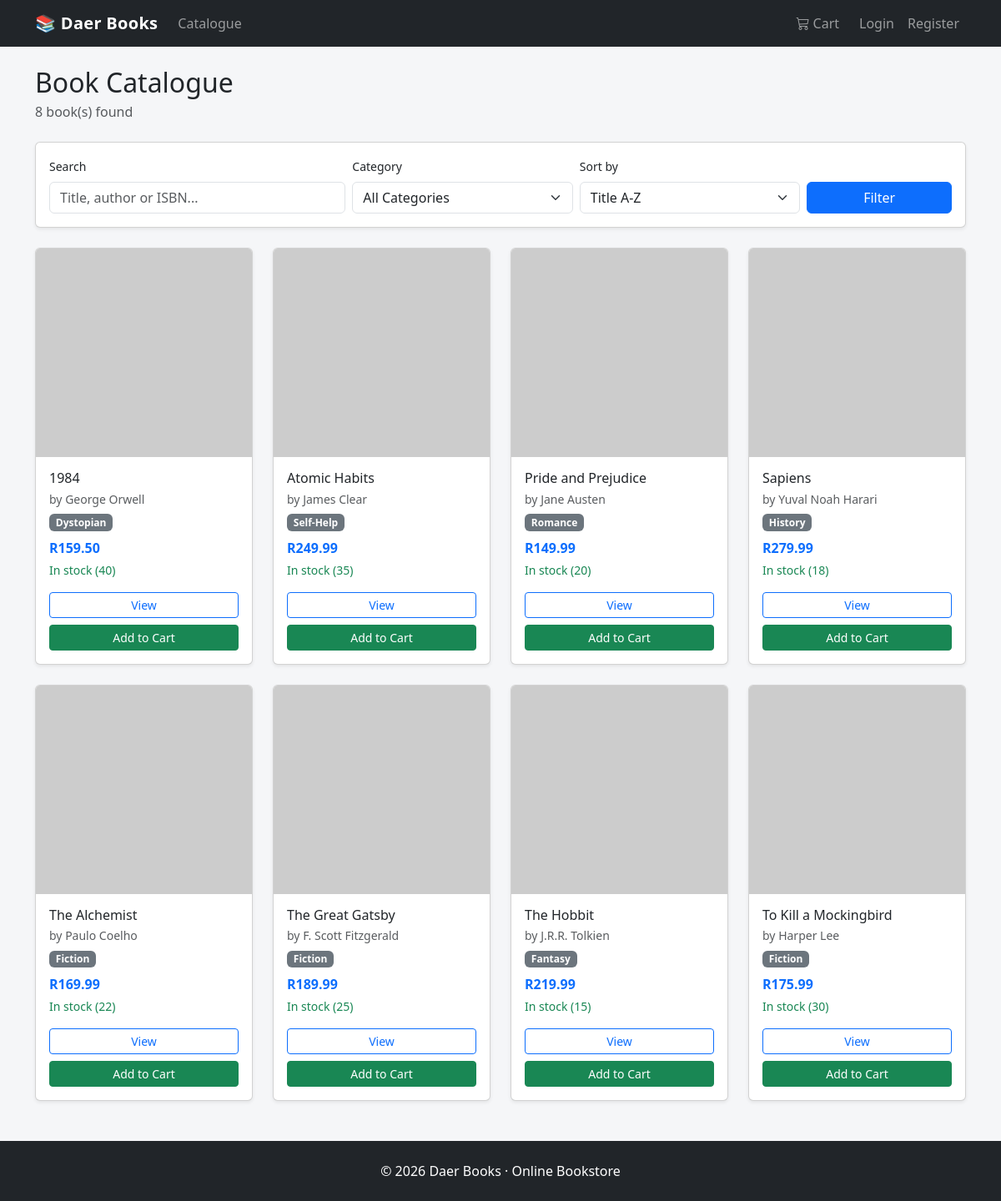
Before: / with the older database file.
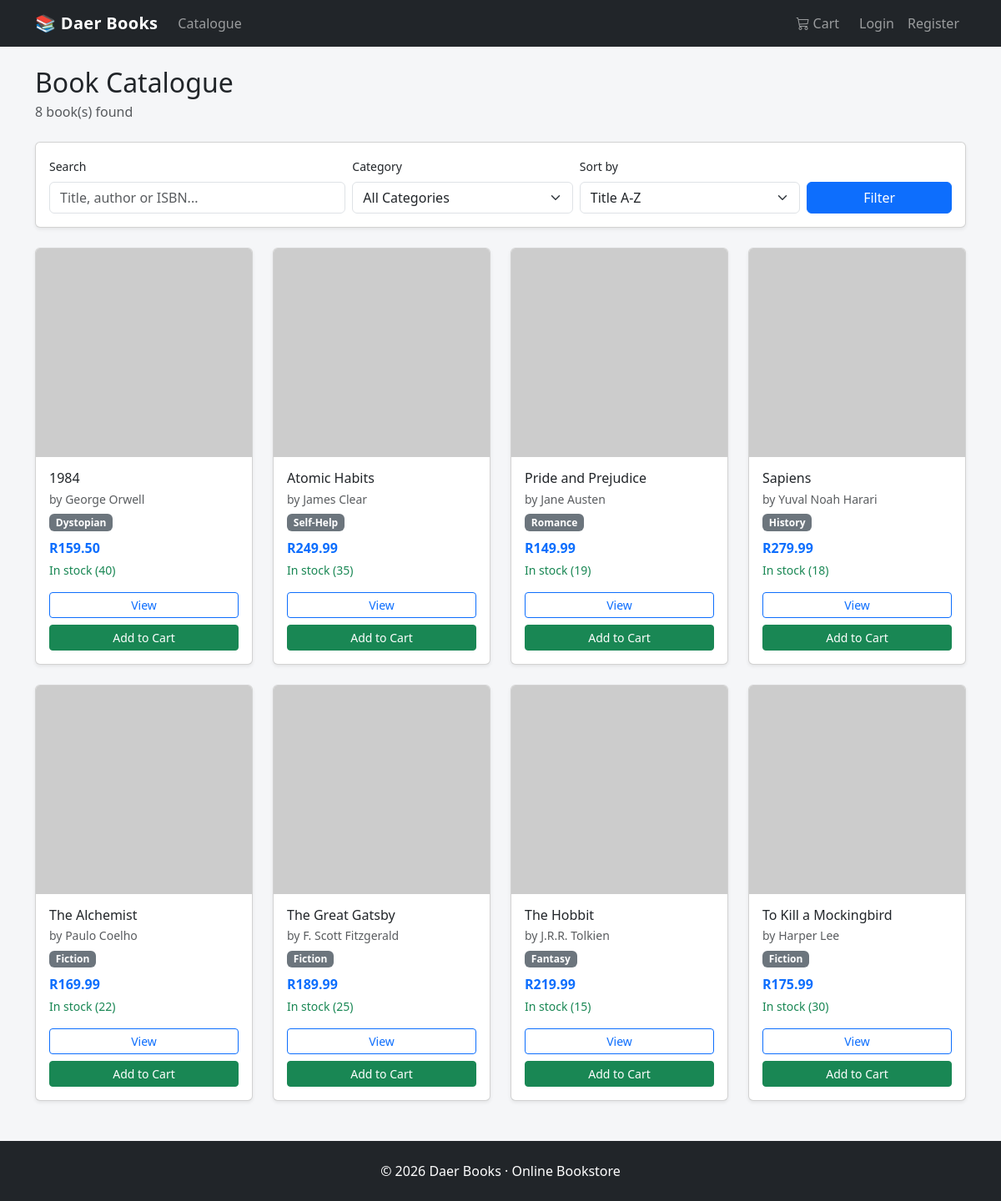
After: the same page with the newer database file.
### app.py (models this page shows)
class Product(db.Model):
    id = db.Column(db.Integer, primary_key=True)
    title = db.Column(db.String(200), nullable=False)
    author = db.Column(db.String(150))
    isbn = db.Column(db.String(20), unique=True)
    price = db.Column(db.Float, nullable=False)
    stock = db.Column(db.Integer, default=0)
    reorder_level = db.Column(db.Integer, default=5)
    description = db.Column(db.Text)
    category = db.Column(db.String(100))
    image_url = db.Column(db.String(300), default='https://via.placeholder.com/200x300?text=Book')
    is_active = db.Column(db.Boolean, default=True)
    created_at = db.Column(db.DateTime, default=datetime.utcnow)

### app.py (the view, shortened to what this page needs)
@app.route('/')
def index():
    q = request.args.get('q', '').strip()
    category = request.args.get('category', '').strip()
    sort = request.args.get('sort', 'title')
    query = Product.query.filter_by(is_active=True)
    if category:
        query = query.filter_by(category=category)
    if sort == 'price_low':
        query = query.order_by(Product.price.asc())
    elif sort == 'price_high':
        query = query.order_by(Product.price.desc())
    elif sort == 'newest':
        query = query.order_by(Product.created_at.desc())
    else:
        query = query.order_by(Product.title.asc())
    products = query.all()
    categories = db.session.query(Product.category).filter_by(is_active=True).distinct().all()
    categories = [c[0] for c in categories if c[0]]
    cart_data = get_cart_items()
    return render_template('index.html',
                           products=products,
                           categories=categories,
                           cart_count=cart_data['item_count'],
                           search_q=q,
                           selected_category=category,
                           selected_sort=sort)

### app.py (called while the page is built, shortened)
def get_cart():
    return session.get('cart', {})

def get_cart_items():
    cart = get_cart()
    items = []
    subtotal = 0.0
    discount_code = session.get('discount_code')
    discount_amount = 0.0
    discount_percent = 0.0
    total = round(subtotal - discount_amount, 2)
    return {
        'items': items,
        'subtotal': round(subtotal, 2),
        'discount_code': discount_code,
        'discount_percent': discount_percent,
        'discount_amount': discount_amount,
        'total': total,
        'item_count': sum(item['quantity'] for item in items)
    }

### templates/index.html (shortened to what this page needs)
{% extends "base.html" %}
{% block content %}
<div class="container my-4">
    <div class="row mb-4">
        <div class="col-lg-8">
            <h2 class="mb-1">Book Catalogue</h2>
            <p class="text-muted mb-0">{{ products|length }} book(s) found</p>
        </div>
    </div>
    <form method="GET" class="card card-body mb-4 shadow-sm">
        <div class="row g-2 align-items-end">
            <div class="col-md-4">
                <label class="form-label small">Search</label>
                <input type="text" name="q" class="form-control" placeholder="Title, author or ISBN..."
                       value="{{ search_q or '' }}">
            </div>
            <div class="col-md-3">
                <label class="form-label small">Category</label>
                <select name="category" class="form-select">
                    <option value="">All Categories</option>
                </select>
            </div>
            <div class="col-md-3">
                <label class="form-label small">Sort by</label>
                <select name="sort" class="form-select">
                    <option value="title" {% if selected_sort == 'title' %}selected{% endif %}>Title A-Z</option>
                </select>
            </div>
            <div class="col-md-2">
                <button type="submit" class="btn btn-primary w-100">Filter</button>
            </div>
        </div>
    </form>
    <div class="row row-cols-1 row-cols-md-2 row-cols-lg-3 row-cols-xl-4 g-4">
        {% for product in products %}
        <div class="col">
            <div class="card h-100 book-card shadow-sm">
                <img src="{{ product.image_url }}" class="card-img-top" alt="{{ product.title }}">
                <div class="card-body d-flex flex-column">
                    <h6 class="card-title mb-1">{{ product.title }}</h6>
                    <p class="card-text text-muted small mb-1">by {{ product.author }}</p>
                    <p class="mb-2"><span class="badge bg-secondary">{{ product.category }}</span></p>
                    <p class="fw-bold text-primary mb-1">R{{ "%.2f"|format(product.price) }}</p>
                    <p class="small mb-3">
                        {% if product.stock > 0 %}
                        <span class="text-success">In stock ({{ product.stock }})</span>
                        {% else %}
                        <span class="text-danger">Out of stock</span>
                        {% endif %}
                    </p>
                    <div class="mt-auto d-grid gap-2">
                        <a href="{{ url_for('product_detail', product_id=product.id) }}" class="btn btn-outline-primary btn-sm">View</a>
                        {% if product.stock > 0 %}
                        <form action="{{ url_for('add_to_cart', product_id=product.id) }}" method="POST">
                            <button type="submit" class="btn btn-success btn-sm w-100">Add to Cart</button>
                        </form>
                        {% else %}
                        <button class="btn btn-secondary btn-sm w-100" disabled>Out of Stock</button>
                        {% endif %}
                    </div>
                </div>
            </div>
        </div>
        {% else %}
        <div class="col-12">
            <div class="alert alert-info">No books match your search. Try different filters.</div>
        </div>
        {% endfor %}
    </div>
</div>
{% endblock %}

### templates/base.html (shortened to what this page needs)
<!DOCTYPE html>
<html lang="en">
<head>
    <link href="https://cdn.jsdelivr.net/npm/bootstrap@5.3.3/dist/css/bootstrap.min.css" rel="stylesheet">
    <link href="https://cdn.jsdelivr.net/npm/bootstrap-icons@1.11.3/font/bootstrap-icons.min.css" rel="stylesheet">
</head>
<body>
<nav class="navbar navbar-expand-lg navbar-dark bg-dark sticky-top">
    <div class="container">
        <a class="navbar-brand" href="{{ url_for('index') }}">📚 Daer Books</a>
        <div class="collapse navbar-collapse" id="nav">
            <ul class="navbar-nav me-auto">
                <li class="nav-item"><a class="nav-link" href="{{ url_for('index') }}">Catalogue</a></li>
            </ul>
            <ul class="navbar-nav align-items-lg-center">
                <li class="nav-item">
                    <a class="nav-link position-relative me-2" href="{{ url_for('view_cart') }}">
                        <i class="bi bi-cart3"></i> Cart
                    </a>
                </li>
                {% if current_user.is_authenticated %}
                <li class="nav-item"><span class="nav-link text-white-50">Hi, {{ current_user.first_name }}</span></li>
                <li class="nav-item"><a class="nav-link" href="{{ url_for('logout') }}">Logout</a></li>
                {% else %}
                <li class="nav-item"><a class="nav-link" href="{{ url_for('login') }}">Login</a></li>
                <li class="nav-item"><a class="nav-link" href="{{ url_for('register') }}">Register</a></li>
                {% endif %}
            </ul>
        </div>
    </div>
</nav>
{% block content %}{% endblock %}
<footer class="bg-dark text-white text-center py-4 mt-5">
    <div class="container">
        <p class="mb-0">&copy; 2026 Daer Books · Online Bookstore</p>
    </div>
</footer>
</body>
</html>

### templates/base.html (style rules this page uses)
body { background-color: #f5f6f8; }
.navbar-brand { font-weight: 700; letter-spacing: 0.3px; }
.card-img-top { height: 250px; object-fit: cover; }
.book-card { transition: transform 0.15s, box-shadow 0.15s; }

Changed rows visible on the page:
changed Product "Pride and Prejudice": stock "20" → "19"
